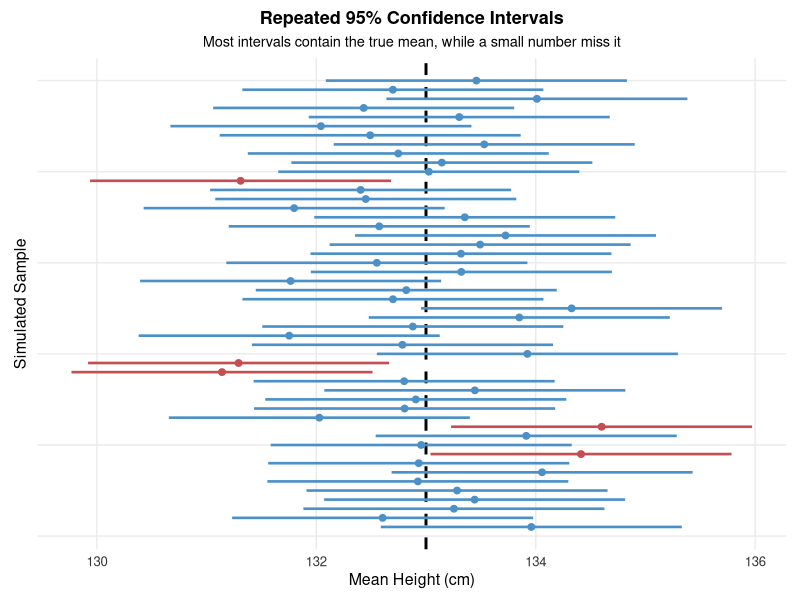
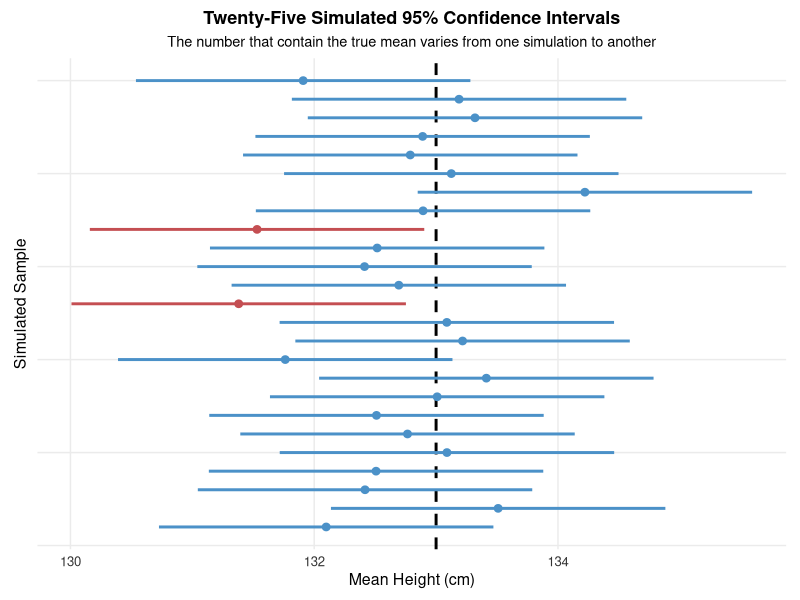
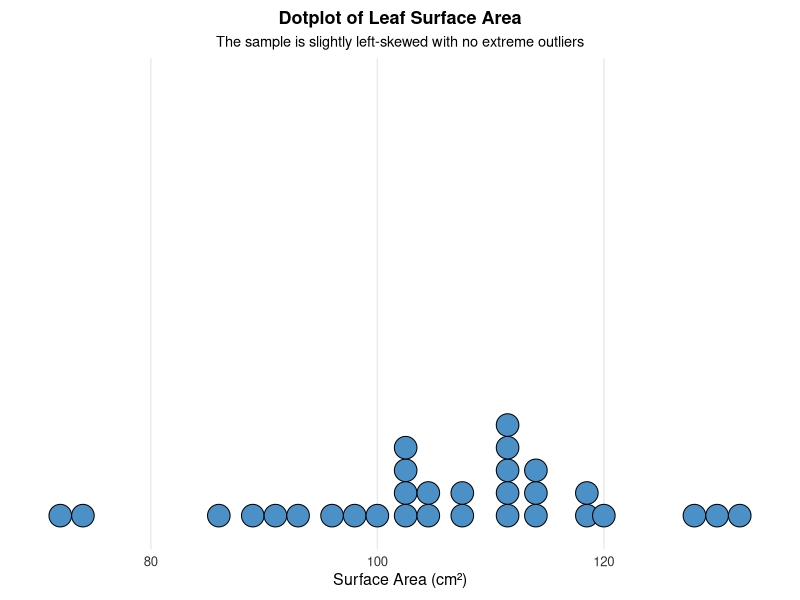

Generate these figures, in order, with R:
## ---- chunk 1
knitr::opts_chunk$set(
  echo = TRUE,
  warning = FALSE,
  message = FALSE,
  error = FALSE,
  fig.align = "center",
  fig.width = 6,
  fig.height = 4
)

# ggplot2 is used only to create the lecture figures that are saved as PNG files.
# The visible R examples later in the chapter use introductory R functions.
if (!requireNamespace("ggplot2", quietly = TRUE)) {
  stop("The ggplot2 package must be installed before this chapter is knitted.")
}

suppressPackageStartupMessages({
  library(ggplot2)
})

# A fixed seed makes all simulation figures reproducible.
set.seed(42)

# This theme keeps the lecture figures visually consistent.
lecture_chart_theme <- theme_minimal(base_size = 11) +
  theme(
    plot.title = element_text(size = 13, face = "bold", hjust = 0.5),
    plot.subtitle = element_text(size = 10.5, hjust = 0.5),
    axis.title = element_text(size = 11.5),
    axis.text = element_text(size = 9.5, colour = "#333333"),
    panel.grid.minor = element_blank(),
    plot.background = element_rect(fill = "white", colour = NA),
    panel.background = element_rect(fill = "white", colour = NA),
    plot.margin = margin(8, 10, 8, 10)
  )

# This helper saves every lecture figure with the same resolution and background.
save_plot <- function(filename, plot, width, height) {
  ggsave(
    filename = filename,
    plot = plot,
    width = width,
    height = height,
    units = "in",
    dpi = 300,
    bg = "white"
  )
}

# =============================================================
# Figure 1: Repeated 95% confidence intervals
# =============================================================

# The simulation uses a population mean of 133 cm.
mu_true <- 133

# The standard deviation of the sampling distribution is 0.7 cm.
sigma_xbar <- 0.7

# The exact 95% Normal critical value determines the interval half-width.
z_star_95 <- qnorm(0.975)
margin_95 <- z_star_95 * sigma_xbar

# Fifty independent sample means are generated from the sampling distribution.
n_intervals <- 50
sample_means <- rnorm(
  n_intervals,
  mean = mu_true,
  sd = sigma_xbar
)

# Each row contains one simulated confidence interval.
ci_data <- data.frame(
  sample_id = seq_len(n_intervals),
  xbar = sample_means,
  lower = sample_means - margin_95,
  upper = sample_means + margin_95
)

# The logical variable records whether each interval contains the true mean.
ci_data$captured <- (
  ci_data$lower <= mu_true &
  ci_data$upper >= mu_true
)

p_ci_simulation <- ggplot(
  ci_data,
  aes(y = sample_id, x = xbar, colour = captured)
) +
  geom_vline(
    xintercept = mu_true,
    linetype = "dashed",
    colour = "black",
    linewidth = 1
  ) +
  geom_segment(
    aes(
      x = lower,
      xend = upper,
      y = sample_id,
      yend = sample_id
    ),
    linewidth = 0.9
  ) +
  geom_point(size = 2) +
  scale_colour_manual(
    values = c(
      "FALSE" = "#C44E52",
      "TRUE" = "#4B91C8"
    )
  ) +
  labs(
    title = "Repeated 95% Confidence Intervals",
    subtitle = "Most intervals contain the true mean, while a small number miss it",
    x = "Mean Height (cm)",
    y = "Simulated Sample"
  ) +
  lecture_chart_theme +
  theme(
    legend.position = "none",
    axis.text.y = element_blank(),
    axis.ticks.y = element_blank()
  )

save_plot(
  "fig_ch14_sampling_dist.png",
  p_ci_simulation,
  width = 7,
  height = 4
)

# =============================================================
# Figure 2: A smaller repeated-confidence-interval simulation
# =============================================================

# A second seed creates a different set of samples for this separate figure.
set.seed(314)

n_intervals_small <- 25
sample_means_small <- rnorm(
  n_intervals_small,
  mean = mu_true,
  sd = sigma_xbar
)

ci_small <- data.frame(
  sample_id = seq_len(n_intervals_small),
  xbar = sample_means_small,
  lower = sample_means_small - margin_95,
  upper = sample_means_small + margin_95
)

ci_small$captured <- (
  ci_small$lower <= mu_true &
  ci_small$upper >= mu_true
)

p_ci_small <- ggplot(
  ci_small,
  aes(y = sample_id, x = xbar, colour = captured)
) +
  geom_vline(
    xintercept = mu_true,
    linetype = "dashed",
    colour = "black",
    linewidth = 1
  ) +
  geom_segment(
    aes(
      x = lower,
      xend = upper,
      y = sample_id,
      yend = sample_id
    ),
    linewidth = 1
  ) +
  geom_point(size = 2.3) +
  scale_colour_manual(
    values = c(
      "FALSE" = "#C44E52",
      "TRUE" = "#4B91C8"
    )
  ) +
  labs(
    title = "Twenty-Five Simulated 95% Confidence Intervals",
    subtitle = "The number that contain the true mean varies from one simulation to another",
    x = "Mean Height (cm)",
    y = "Simulated Sample"
  ) +
  lecture_chart_theme +
  theme(
    legend.position = "none",
    axis.text.y = element_blank(),
    axis.ticks.y = element_blank()
  )

save_plot(
  "fig_ch14_25_intervals.png",
  p_ci_small,
  width = 7,
  height = 4
)

# =============================================================
# Figure 3: Leaf surface area example
# =============================================================

# These are the 31 leaf surface area measurements used in the worked example.
leaf_data <- c(
  114, 100, 104, 89, 102, 91, 114, 114,
  103, 105, 108, 130, 120, 132, 111, 128,
  118, 119, 86, 72, 111, 103, 74, 112,
  107, 103, 98, 96, 112, 112, 93
)

leaf_df <- data.frame(Area = leaf_data)

p_leaf_dotplot <- ggplot(leaf_df, aes(x = Area)) +
  geom_dotplot(
    binwidth = 2,
    fill = "#4B91C8",
    colour = "black",
    dotsize = 1
  ) +
  scale_y_continuous(NULL, breaks = NULL) +
  labs(
    title = "Dotplot of Leaf Surface Area",
    subtitle = "The sample is slightly left-skewed with no extreme outliers",
    x = "Surface Area (cm²)"
  ) +
  lecture_chart_theme

save_plot(
  "fig_ch14_leaf_dotplot.png",
  p_leaf_dotplot,
  width = 7,
  height = 3
)
## ---- chunk 2
# Observed leaf surface areas in square centimetres
leaf_area <- c(
  114, 100, 104, 89, 102, 91, 114, 114,
  103, 105, 108, 130, 120, 132, 111, 128,
  118, 119, 86, 72, 111, 103, 74, 112,
  107, 103, 98, 96, 112, 112, 93
)

# Population standard deviation
sigma <- 15

# Sample information
x_bar <- mean(leaf_area)
n <- length(leaf_area)
standard_error <- sigma / sqrt(n)

# Critical value and margin of error
z_star <- qnorm(0.975)
margin_error <- z_star * standard_error

# Calculate and display the confidence interval
confidence_interval <- c(
  lower = x_bar - margin_error,
  upper = x_bar + margin_error
)

round(confidence_interval, 2)
## ---- chunk 3
# Observed phosphorus measurements in mmol/L
phosphorus <- c(
  1.26, 1.39, 1.00, 1.00, 1.00, 1.10,
  0.87, 1.23, 1.19, 1.29, 1.03, 1.18
)

# Null value and known population standard deviation
mu_0 <- 1.2
sigma <- 0.1

# Sample information
x_bar <- mean(phosphorus)
n <- length(phosphorus)
standard_error <- sigma / sqrt(n)

# Test statistic and lower-tail P-value
z_observed <- (x_bar - mu_0) / standard_error
p_value <- pnorm(z_observed)

results <- c(
  sample_mean = x_bar,
  standard_error = standard_error,
  z_statistic = z_observed,
  p_value = p_value
)

round(results, 4)
## ---- chunk 4
# Null value and known population standard deviation
mu_0 <- 325
sigma <- 5

# Sample information
n <- 10
x_bar <- 326.9

# Standard error and test statistic
standard_error <- sigma / sqrt(n)
z_observed <- (x_bar - mu_0) / standard_error

# Two-sided P-value
upper_tail <- 1 - pnorm(abs(z_observed))
p_value <- 2 * upper_tail

results <- c(
  standard_error = standard_error,
  z_statistic = z_observed,
  p_value = p_value
)

round(results, 4)
## ---- chunk 5
# Null value and known population standard deviation
mu_0 <- 98.6
sigma <- 0.6

# Sample information
x_bar <- 98.25
n <- 130

# Standard error and test statistic
standard_error <- sigma / sqrt(n)
z_observed <- (x_bar - mu_0) / standard_error

# Two-sided P-value
p_value <- 2 * pnorm(-abs(z_observed))

results <- c(
  standard_error = standard_error,
  z_statistic = z_observed,
  p_value = p_value
)

signif(results, 4)
## ---- chunk 6
# Sample information
x_bar <- 98.25
n <- 130

# Known population standard deviation
sigma <- 0.6

# Standard error and 95% critical value
standard_error <- sigma / sqrt(n)
z_star <- qnorm(0.975)

# Margin of error
margin_error <- z_star * standard_error

# Confidence interval
confidence_interval <- c(
  lower = x_bar - margin_error,
  upper = x_bar + margin_error
)

round(confidence_interval, 2)
